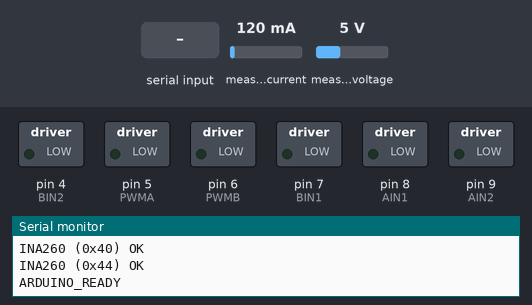
Recording of a sketch running on a simulated Arduino Mega 2560, built with avr-gcc and run on an emulated ATmega2560. On the bench: switched loads named in the sketch (green lamp = pin HIGH), the last lines printed to the serial monitor. Inputs (shaded band) come from the test bench; at power-on: measured current 120 mA, measured voltage 5 V.

Above: at 1.2 s.
1.3 s: "L90 R45\n" received over Serial
At 1.6 s:
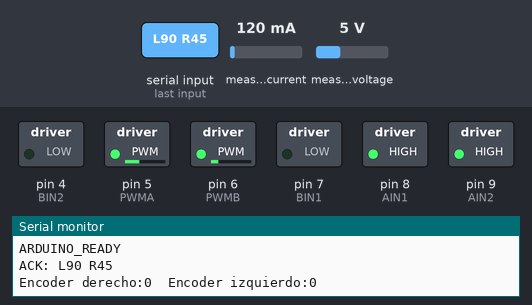
2.8 s: "GET_CURR\n" received over Serial
Timing chart, 0 to 5.8 s (numbered marks = the images above; inputs shaded):
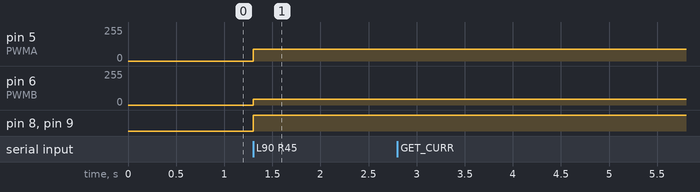

The sketch:

codigo_base_2.ino
```cpp
#include <Wire.h>
#include <Adafruit_INA260.h>

// === Pines Motores ===
// MOTOR IZQUIERDO
const int AIN1 = 8;
const int BIN1 = 7;
const int PWMA = 5;   // PWM motor izquierdo

// MOTOR DERECHO
const int AIN2 = 9;
const int BIN2 = 4;
const int PWMB = 6;   // PWM motor derecho

// === INA260 ===
Adafruit_INA260 inaLeft = Adafruit_INA260();   // Dirección 0x40
Adafruit_INA260 inaRight = Adafruit_INA260();  // Dirección 0x44

unsigned volatile int  DatoL = 0, DatoH = 0;

// --- Setup ---
void setup() {
  Serial.begin(115200);  // Comunicación con Jetson
  Serial1.begin(19200); //Puerto serial 1, SI necesita estar a 19200, a ese baudrate se comunican los encoders

  while (!Serial) { ; }

  // Pines motores
  pinMode(AIN1, OUTPUT);
  pinMode(BIN1, OUTPUT);
  pinMode(PWMA, OUTPUT);

  pinMode(AIN2, OUTPUT);
  pinMode(BIN2, OUTPUT);
  pinMode(PWMB, OUTPUT);

  // Estado inicial motores apagados
  setMotor(PWMA, AIN1, BIN1, 0);
  setMotor(PWMB, AIN2, BIN2, 0);

  // Inicializar INA260
  if (!inaLeft.begin(0x40)) {
    Serial.println("ERROR: INA260 (0x40) no encontrado");
  } else {
    Serial.println("INA260 (0x40) OK");
  }

  if (!inaRight.begin(0x44)) {
    Serial.println("ERROR: INA260 (0x44) no encontrado");
  } else {
    Serial.println("INA260 (0x44) OK");
  }

  Serial.println("ARDUINO_READY");
}

// --- Loop principal ---
void loop() {
  if (Serial.available() > 0) {
    String input = Serial.readStringUntil('\n');
    input.trim();

    int Lspeed = 0, Rspeed = 0;

    // Comando tipo: L100 R100
    if (sscanf(input.c_str(), "L%d R%d", &Lspeed, &Rspeed) == 2) {
      setMotor(PWMA, AIN1, BIN1, Lspeed);  // Motor izquierdo
      setMotor(PWMB, AIN2, BIN2, Rspeed);  // Motor derecho

      Serial.print("ACK: L"); Serial.print(Lspeed);
      Serial.print(" R"); Serial.println(Rspeed);

      unsigned int DatoDer = 0, DatoIzq = 0; //Variables para guardar los datos de cada encoder por separado
      DatoDer = LeerEncoderDer(0x08,0x02); //Se le pregunta al encoder 2 la cantidad de "clics" (Motor derecho viendolo por donde estan los swtches)


      DatoIzq = LeerEncoderIzq(0x08,0x01); //Se pregunta por la cantidad de "clics" del motor 1 (Motor izquierdo viendolo por donde estan los swtches)
        Serial.print("Encoder derecho:");
  Serial.print(DatoDer);
  Serial.print("  ");  // <--- estos espacios permiten el \s+ de tu regex
  Serial.print("Encoder izquierdo:");
  Serial.println(DatoIzq);

    }

    // Comando: GET_CURR -> corrientes, voltajes y potencia
    if (input == "GET_CURR") {
      float currL = inaLeft.readCurrent();
      float voltL = inaLeft.readBusVoltage();
      float powerL = inaLeft.readPower();

      float currR = inaRight.readCurrent();
      float voltR = inaRight.readBusVoltage();
      float powerR = inaRight.readPower();

      Serial.print("INA_L (0x40) -> I(mA): "); Serial.println(currL);


      Serial.print("INA_R (0x44) -> I(mA): "); Serial.println(currR);


      // DatoH = 0;
      // DatoL = 0;

    }
  }
}

// === Función control de motor ===
void setMotor(int pwmPin, int in1, int in2, int speed) {
  speed = constrain(speed, -255, 255);

  if (speed > 0) {
    digitalWrite(in1, HIGH);
    digitalWrite(in2, LOW);
    analogWrite(pwmPin, speed);
  } else if (speed < 0) {
    digitalWrite(in1, LOW);
    digitalWrite(in2, HIGH);
    analogWrite(pwmPin, -speed);
  } else {
    digitalWrite(in1, LOW);
    digitalWrite(in2, LOW);
    analogWrite(pwmPin, 0);
  }
}


unsigned int LeerEncoderDer(int Comando, int Direccion) //Funcion para leer el encoder 2 o derecho, viendo el carro por la parte de los switches
{
  UCSR1B &= ~(1 << RXEN1); //Apagar RX, esta linea de codigo es tomada del lenguaje para ATmega
  UCSR1B |= (1 << TXEN1); //Enceder Tx, esta linea de codigo es tomada del lenguaje para ATmega

  Serial1.write(0x30 + Direccion); //invertir sentido llanta de lado derecho, esto es para que cuente en el mismo sentido que la llanta izquierda, si no, cada clic resta en lugar de sumar
  Serial1.write(Comando + Direccion); //Tx dato, 5bits de instruccion y 3 de direccion, manda la instruccion mas la direccion

  UCSR1B &= ~(1 << TXEN1);//Apagar Tx, esta linea de codigo es tomada del lenguaje para ATmega
  UCSR1B |= (1 << RXEN1); //Encender Rx, esta linea de codigo es tomada del lenguaje para ATmega


  delay(5);
  serialEvent1(); //funcion en donde se guardan los datos recibidos del encoder
  return (DatoH<<8) + DatoL; //Combina ponderadamente los dos datos de 8bits recibidos del encoder
}

unsigned int LeerEncoderIzq(int Comando, int Direccion) //La diferencia con la funcion para leer encoder derecho es que en este no se invierte el sentido y se cambia la direccion
{
  UCSR1B &= ~(1 << RXEN1); //Apagar RX
  UCSR1B |= (1 << TXEN1); //Enceder Tx

  Serial1.write(0x05); //comando dummy, asegura una buena lectura de los datos de entrada
  Serial1.write(Comando + Direccion); //Tx dato, 5bits de instruccion y 3 de direccion

  UCSR1B &= ~(1 << TXEN1);//Apagar Tx
  //sei(); //Encender interrupciones
  UCSR1B |= (1 << RXEN1); //Encender Rx

  delay(5);
  serialEvent1();
  //Serial.println("Encoder 2");
  //Serial.println(DatoIzq);

  return (DatoH<<8) + DatoL;
}

void serialEvent1() //Funcion donde se leen los datos recibidos de manera serial y se guardan en DatoH y DatoL
{
  while (Serial1.available())
  {
    DatoH = Serial1.read();
    DatoL = Serial1.read();
  }
}
```

Measured:
- after the input at 1.3 s, pin 5 (PWMA): 0/255 → 90/255 at once; pin 6 (PWMB): 0/255 → 45/255 at once; pin 8 (AIN1), pin 9 (AIN2): LOW → HIGH at once
